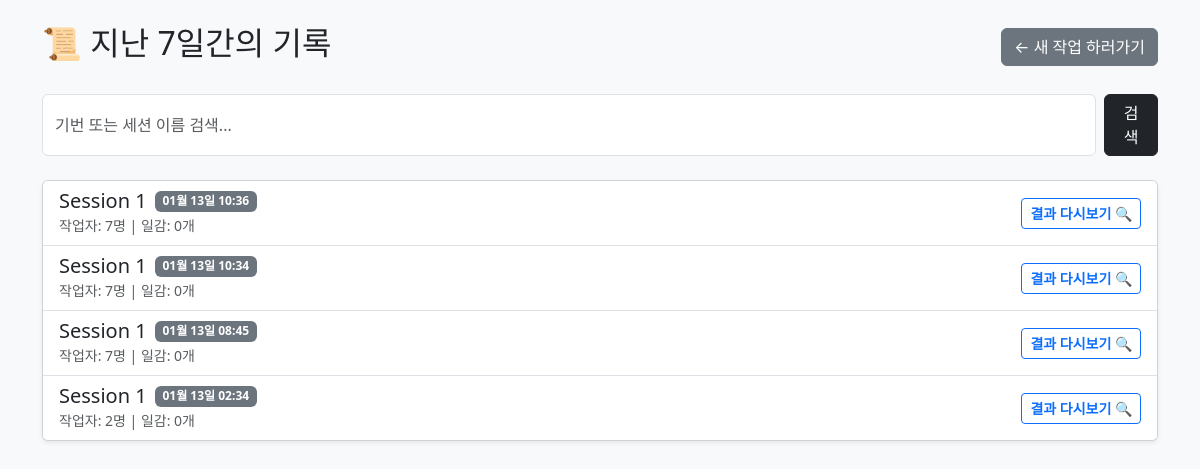
Before: /history/ with the older database file.
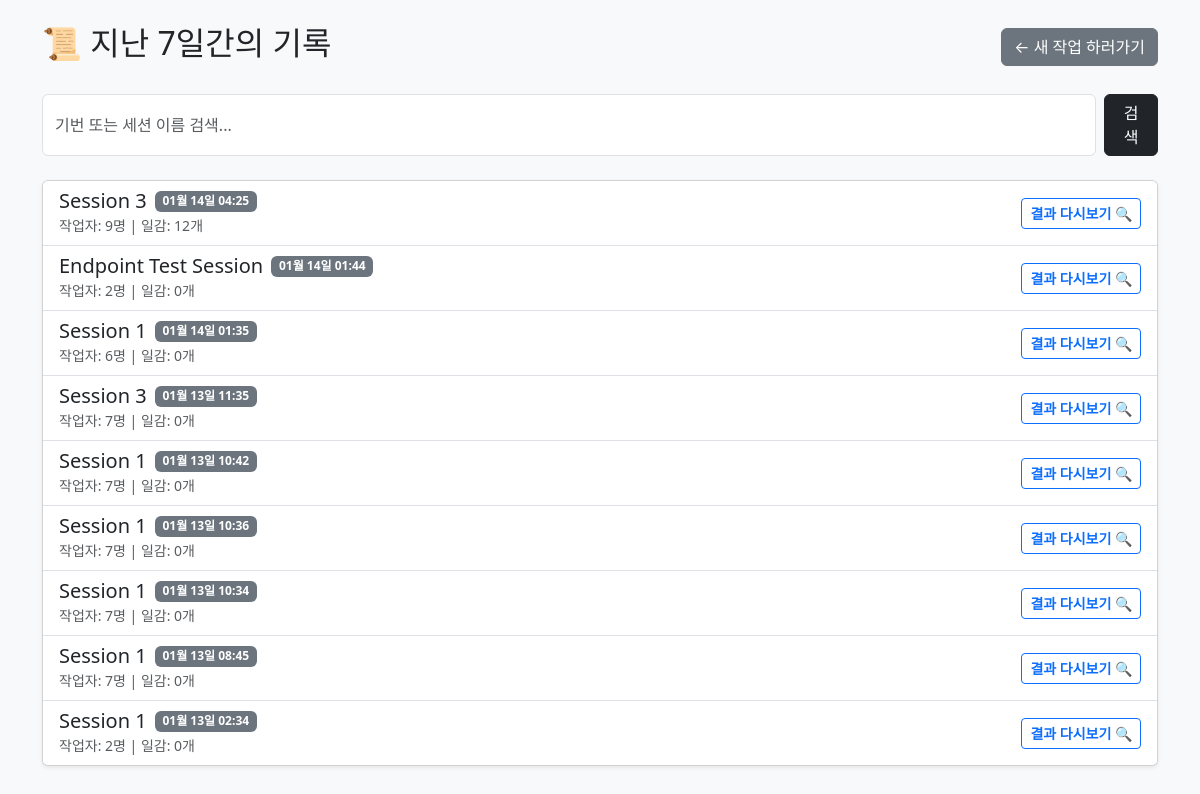
After: the same page with the newer database file.
### manning/models.py (models this page shows, shortened)
class WorkSession(models.Model):
    name = models.CharField(max_length=100, verbose_name="세션 이름") # 예: Section A
    created_at = models.DateTimeField(auto_now_add=True) # 만든 날짜
    is_active = models.BooleanField(default=True)

### manning/views.py (the view)
# urls.py: path('history/', views.HistoryView.as_view(), name='history'),
class HistoryView(View):
    def get(self, request):
        history_list = WorkSession.objects.filter(is_active=False).order_by('-created_at')
        query = request.GET.get('q')
        if query:
            history_list = history_list.filter(
                name__icontains=query
            ) | history_list.filter(
                workitem__gibun_input__icontains=query
            ).distinct()
        return render(request, 'manning/history.html', {'history_list': history_list})

### manning/templates/manning/history.html (shortened to what this page needs)
<!DOCTYPE html>
<html lang="ko">
<head>
    <link href="https://cdn.jsdelivr.net/npm/bootstrap@5.3.0/dist/css/bootstrap.min.css" rel="stylesheet">
</head>
<body class="bg-light p-4">
    <div class="container">
        <div class="d-flex justify-content-between align-items-center mb-4">
            <h2>📜 지난 7일간의 기록</h2>
            <a href="{% url 'create_session' %}" class="btn btn-secondary">← 새 작업 하러가기</a>
        </div>
        <form class="mb-4 d-flex gap-2">
            <input type="text" name="q" class="form-control" placeholder="기번 또는 세션 이름 검색..." value="{{ request.GET.q }}">
            <button type="submit" class="btn btn-dark">검색</button>
        </form>
        <div class="card shadow-sm">
            <div class="list-group list-group-flush">
                {% for session in history_list %}
                <div class="list-group-item d-flex justify-content-between align-items-center">
                    <div>
                        <div class="d-flex align-items-center gap-2">
                            <h5 class="mb-0">{{ session.name }}</h5>
                            <span class="badge bg-secondary">{{ session.created_at|date:"m월 d일 H:i" }}</span>
                        </div>
                        <small class="text-muted">
                            작업자: {{ session.worker_set.count }}명 | 일감: {{ session.workitem_set.count }}개
                        </small>
                    </div>
                    <a href="{% url 'result_view' session.id %}" class="btn btn-sm btn-outline-primary fw-bold">
                        결과 다시보기 🔍
                    </a>
                </div>
                {% empty %}
                <div class="p-4 text-center text-muted">
                    기록된 작업 내역이 없습니다.
                </div>
                {% endfor %}
            </div>
        </div>
    </div>
</body>
</html>

Changed rows visible on the page:
added WorkSession: name "Session 3", created_at "01월 14일 04:25", worker_set.count "9", workitem_set.count "12"
added WorkSession: name "Endpoint Test Session", created_at "01월 14일 01:44", worker_set.count "2", workitem_set.count "0"
added WorkSession: name "Session 1", created_at "01월 14일 01:35", worker_set.count "6", workitem_set.count "0"
now on this page (row edited): WorkSession: name "Session 3", created_at "01월 13일 11:35", worker_set.count "7", workitem_set.count "0"
now on this page (row edited): WorkSession: name "Session 1", created_at "01월 13일 10:42", worker_set.count "7", workitem_set.count "0"
